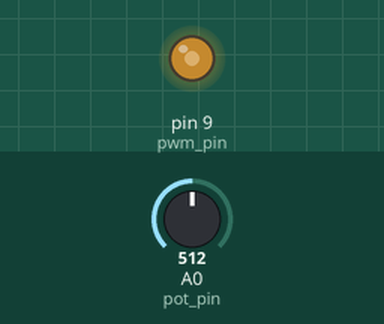
Simulated run of this sketch. Board: Arduino Uno, built with avr-gcc and run on an emulated ATmega328P. Parts: output pins drawn as LEDs (lit = HIGH). The inputs (shaded band) are chosen by the test bench; at power-on: A0 (pot_pin) = 512.

Above: at 1.2 s.
1.3 s: A0 (pot_pin) set to 716
At 2.3 s:
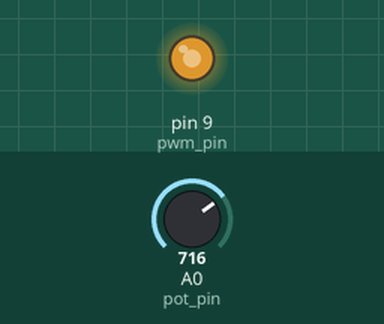
2.8 s: A0 (pot_pin) set to 900
At 3.4 s:
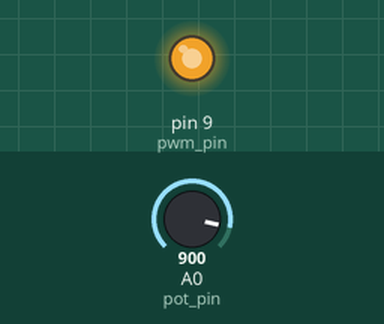
4.3 s: A0 (pot_pin) set to 122
At 4.6 s:
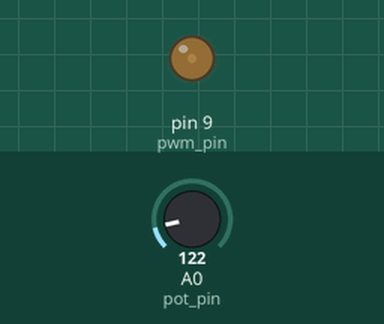
5.8 s: A0 (pot_pin) set to 0
At 6.9 s:
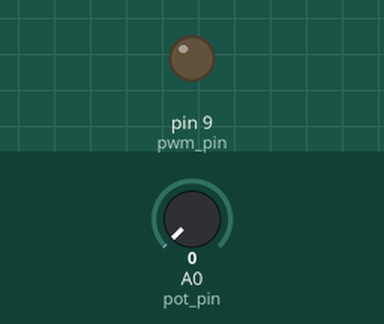
7.3 s: A0 (pot_pin) set to 511
At 8.1 s:
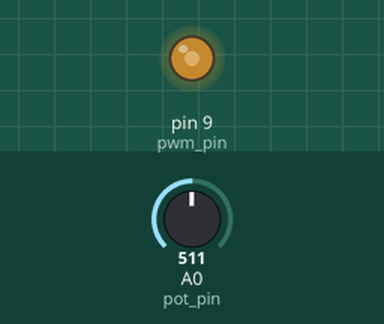
Timing chart, 0 to 9.8 s (numbered marks = the images above; inputs shaded):
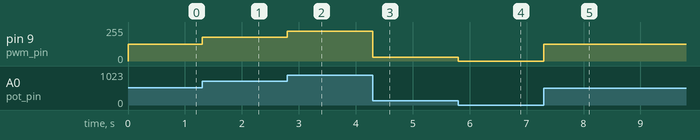

Measured:
- after the input at 1.3 s, pin 9 (pwm_pin): 127/255 → 178/255 at once
- after the input at 2.8 s, pin 9 (pwm_pin): 178/255 → 224/255 at once
- after the input at 4.3 s, pin 9 (pwm_pin): 224/255 → 30/255 at once
- after the input at 5.8 s, pin 9 (pwm_pin): 30/255 → 0/255 at once
- after the input at 7.3 s, pin 9 (pwm_pin): 0/255 → 127/255 at once

The sketch:

LaserPWM.ino
```cpp
// Analog read to PWM output
// This is a slightly modified Knob sketch from the Arduino Examples
// Sketch written by Geoff

int pot_pin = 0;  // analog pin for pot, this can be any A# pin
int pwm_pin = 9;  // pwm pin used to write to the LED or laser, this can be any pwm capable pin
int val;    // variable to read analog value from pot

void setup() {
}

void loop() {
  val = analogRead(pot_pin);        // Read the analog value from the pot
  val = map(val, 0, 1023, 0, 255);  // Map the input value to the range of the pwm output
  analogWrite(pwm_pin, val);        // Write the pwm value to the pwm pin

}
```
